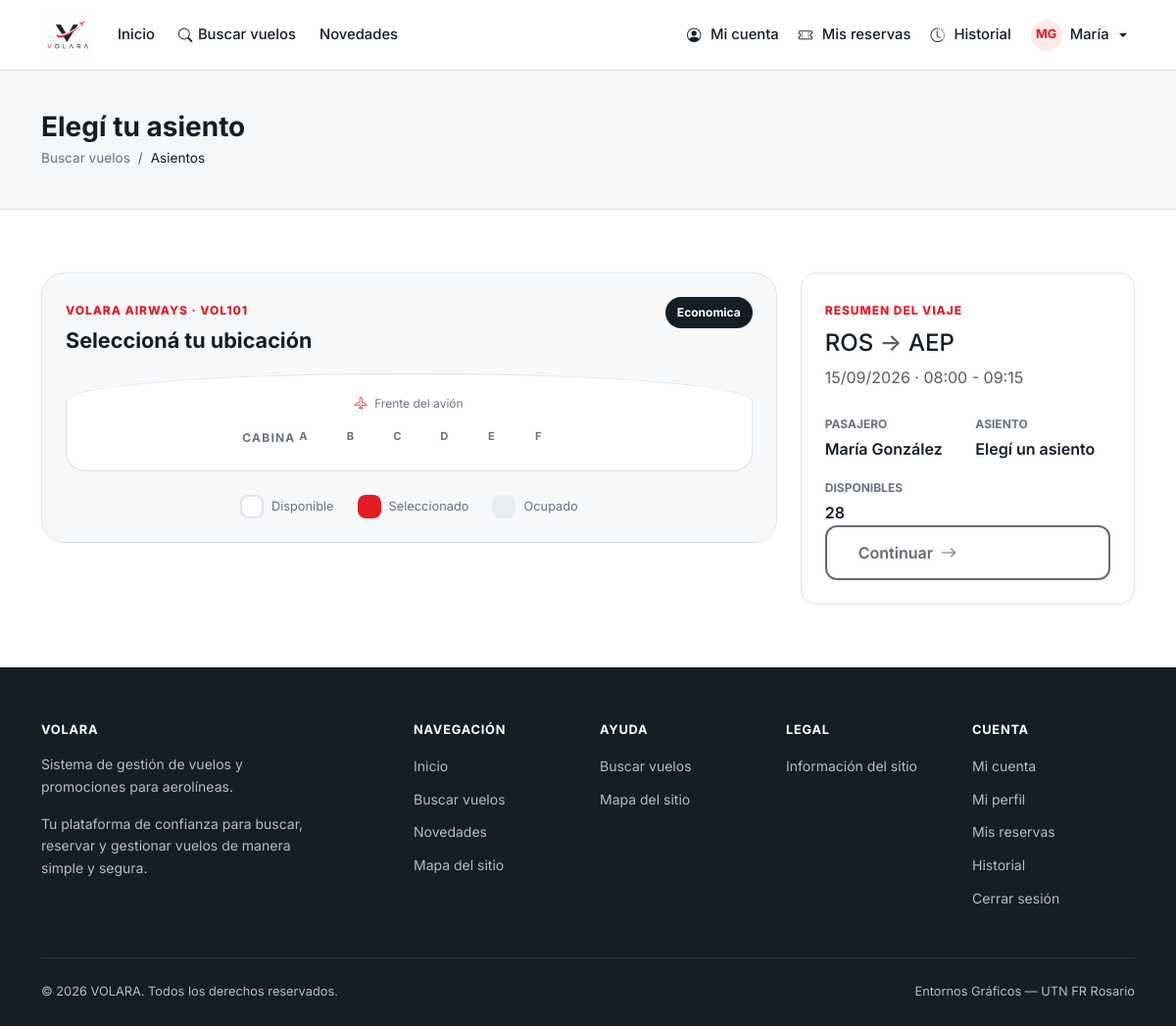
Screenshot of /pages/usuario/seleccion-asiento.php?vuelo_id=1 (signed in) with the database file from the repository.
### tables this page shows
CREATE TABLE vuelos (
    id                  INT UNSIGNED AUTO_INCREMENT PRIMARY KEY,
    codigo              VARCHAR(15)  NOT NULL UNIQUE,
    aerolinea_id        INT UNSIGNED NOT NULL,
    origen              VARCHAR(80)  NOT NULL,
    origen_codigo       VARCHAR(5)   NOT NULL,
    destino             VARCHAR(80)  NOT NULL,
    destino_codigo      VARCHAR(5)   NOT NULL,
    fecha_salida        DATETIME     NOT NULL,
    fecha_llegada       DATETIME     NOT NULL,
    precio              DECIMAL(10,2) NOT NULL,
    asientos_total      INT UNSIGNED NOT NULL,
    asientos_disponibles INT UNSIGNED NOT NULL,
    clase               ENUM('economica','premium','business') NOT NULL DEFAULT 'economica',
    avion_modelo        VARCHAR(80)  DEFAULT NULL,
    avion_distancia     VARCHAR(50)  DEFAULT NULL,
    avion_velocidad     VARCHAR(50)  DEFAULT NULL,
    estado              ENUM('programado','cancelado','completado') NOT NULL DEFAULT 'programado',
    created_at          DATETIME     NOT NULL DEFAULT CURRENT_TIMESTAMP,
    updated_at          DATETIME     NOT NULL DEFAULT CURRENT_TIMESTAMP ON UPDATE CURRENT_TIMESTAMP,
    KEY idx_vuelo_busqueda (origen_codigo, destino_codigo, fecha_salida),
    KEY idx_vuelo_estado_fecha (estado, fecha_salida),
    KEY idx_vuelo_aerolinea_estado (aerolinea_id, estado),
    CONSTRAINT fk_vuelo_aerolinea FOREIGN KEY (aerolinea_id) REFERENCES aerolineas(id) ON DELETE CASCADE
);

CREATE TABLE aerolineas (
    id              INT UNSIGNED AUTO_INCREMENT PRIMARY KEY,
    codigo          VARCHAR(10)  NOT NULL UNIQUE,
    nombre          VARCHAR(120) NOT NULL,
    descripcion     TEXT         DEFAULT NULL,
    logo            VARCHAR(255) DEFAULT NULL,
    estado          ENUM('activa','inactiva') NOT NULL DEFAULT 'activa',
    created_at      DATETIME     NOT NULL DEFAULT CURRENT_TIMESTAMP,
    updated_at      DATETIME     NOT NULL DEFAULT CURRENT_TIMESTAMP ON UPDATE CURRENT_TIMESTAMP,
    KEY idx_aerolinea_estado (estado)
);

### includes/functions.php (called while the page is built, shortened)
<?php
function url(string $path = ''): string
{
    return rtrim(APP_URL, '/') . '/' . ltrim($path, '/');
}
function e(?string $value): string
{
    return htmlspecialchars($value ?? '', ENT_QUOTES, 'UTF-8');
}
function formatDate(string $date, string $format = 'd/m/Y'): string
{
    return date($format, strtotime($date));
}
function formatTime(string $datetime): string
{
    return date('H:i', strtotime($datetime));
}

### includes/auth.php (called while the page is built, shortened)
<?php
function isLoggedIn(): bool
{
    return isset($_SESSION['usuario_id']);
}
function currentUser(): ?array
{
    return $_SESSION['usuario'] ?? null;
}

### pages/usuario/seleccion-asiento.php (the view, shortened to what this page needs)
<?php
$flightId = (int)($_GET['vuelo_id'] ?? $_POST['vuelo_id'] ?? 0);
$flight = null;
$seats = [];
$error = null;
try {
    $db = getDB();
    $stmt = $db->prepare("SELECT v.*, a.nombre AS aerolinea_nombre, a.codigo AS aerolinea_codigo FROM vuelos v JOIN aerolineas a ON a.id = v.aerolinea_id WHERE v.id = ? AND v.estado = 'programado' LIMIT 1");
    $stmt->execute([$flightId]);
    $flight = $stmt->fetch();
    if (!$flight) {
        $error = 'El vuelo no existe o ya no está disponible.';
    } else {
        $countStmt = $db->prepare('SELECT COUNT(*) FROM asientos WHERE vuelo_id = ?');
        $countStmt->execute([$flightId]);
        if ((int)$countStmt->fetchColumn() === 0) {
            $db->beginTransaction();
            $db->commit();
        }
        $seatQuery = $db->prepare('SELECT id, fila, columna, clase, estado FROM asientos WHERE vuelo_id = ? ORDER BY fila, columna');
        $seatQuery->execute([$flightId]);
        $seats = $seatQuery->fetchAll();
    }
} catch (PDOException $e) {
    if (isset($db) && $db->inTransaction()) $db->rollBack();
    $error = 'No se pudo cargar el mapa de asientos.';
}
$occupiedLabels = array_map(static fn(array $seat): string => $seat['fila'] . $seat['columna'], array_filter($seats, static fn(array $seat): bool => $seat['estado'] !== 'disponible'));
require_once __DIR__ . '/../../includes/header.php';
require_once __DIR__ . '/../../includes/navbar.php';
?>
<main>
    <section class="page-header"><div class="container"><h1>Elegí tu asiento</h1><nav aria-label="breadcrumb"><ol class="breadcrumb"><li class="breadcrumb-item"><a href="<?= url('pages/publico/buscar.php') ?>">Buscar vuelos</a></li><li class="breadcrumb-item active">Asientos</li></ol></nav></div></section>
    <section class="section seat-selection-page"><div class="container">
        <?php if ($error): ?><div class="volara-alert alert-danger" role="alert"><?= e($error) ?></div><a href="<?= url('pages/publico/buscar.php') ?>" class="btn btn-volara">Volver a buscar</a><?php else: ?>
            <div class="seat-selection-layout">
                <section class="seat-cabin-panel" aria-labelledby="cabin-title">
                    <div class="seat-cabin-header"><div><span class="eyebrow"><?= e($flight['aerolinea_nombre']) ?> · <?= e($flight['codigo']) ?></span><h2 id="cabin-title">Seleccioná tu ubicación</h2></div><span class="seat-class-label"><?= e(ucfirst($flight['clase'])) ?></span></div>
                    <div class="seat-airplane" aria-label="Mapa de asientos del avión">
                        <div class="seat-cockpit"><i class="bi bi-airplane" aria-hidden="true"></i><span>Frente del avión</span></div>
                        <div id="seatMap" class="seat-map seat-map-modern" data-occupied='<?= e(json_encode($occupiedLabels)) ?>'>
                            <div class="seat-map-header"><span class="cabin-label">Cabina</span><div class="seat-column-labels"><span>A</span><span>B</span><span>C</span><span>D</span><span>E</span><span>F</span></div></div>
                        </div>
                    </div>
                    <div class="seat-legend" aria-label="Leyenda de asientos"><span class="seat-legend-item"><span class="seat available"></span>Disponible</span><span class="seat-legend-item"><span class="seat selected"></span>Seleccionado</span><span class="seat-legend-item"><span class="seat occupied"></span>Ocupado</span></div>
                </section>
                <aside class="seat-trip-summary"><div class="volara-card"><span class="eyebrow">Resumen del viaje</span><h2 class="h4 mt-2"><?= e($flight['origen_codigo']) ?> <span class="text-muted">→</span> <?= e($flight['destino_codigo']) ?></h2><p class="text-muted mb-4"><?= formatDate($flight['fecha_salida']) ?> · <?= formatTime($flight['fecha_salida']) ?> - <?= formatTime($flight['fecha_llegada']) ?></p><dl class="seat-summary-details"><div><dt>Pasajero</dt><dd><?= e($user['nombre'] . ' ' . $user['apellido']) ?></dd></div><div><dt>Asiento</dt><dd id="selectedSeatLabel">Elegí un asiento</dd></div><div><dt>Disponibles</dt><dd><?= (int)$flight['asientos_disponibles'] ?></dd></div></dl><form method="POST" action="<?= url('pages/usuario/checkout.php') ?>" id="seatForm"><input type="hidden" name="csrf_token" value="<?= e(csrfToken()) ?>"><input type="hidden" name="vuelo_id" value="<?= (int)$flight['id'] ?>"><input type="hidden" name="asiento_id" id="selectedSeatId"><input type="hidden" name="asiento_label" id="selectedSeatInput"><button type="submit" class="btn btn-volara w-100 btn-volara-lg" id="continueSeatButton" disabled>Continuar <i class="bi bi-arrow-right" aria-hidden="true"></i></button></form></div></aside>
            </div>
        <?php endif; ?>
    </div></section>
</main>
<?php require_once __DIR__ . '/../../includes/footer.php'; ?>

### rows the page displays
vuelos: aerolinea.nombre "VOLARA AIRWAYS", codigo "VOL101", clase "Economica", origen_codigo "ROS", destino_codigo "AEP", fecha_salida "15/09/2026", fecha_salida "08:00", fecha_llegada "09:15", asientos_disponibles "28"

### other values shown
$initials "MG"
$user['nombre'] "María"
$user['nombre'] . ' ' . $user['apellido'] "María González"
APP_NAME "VOLARA"
